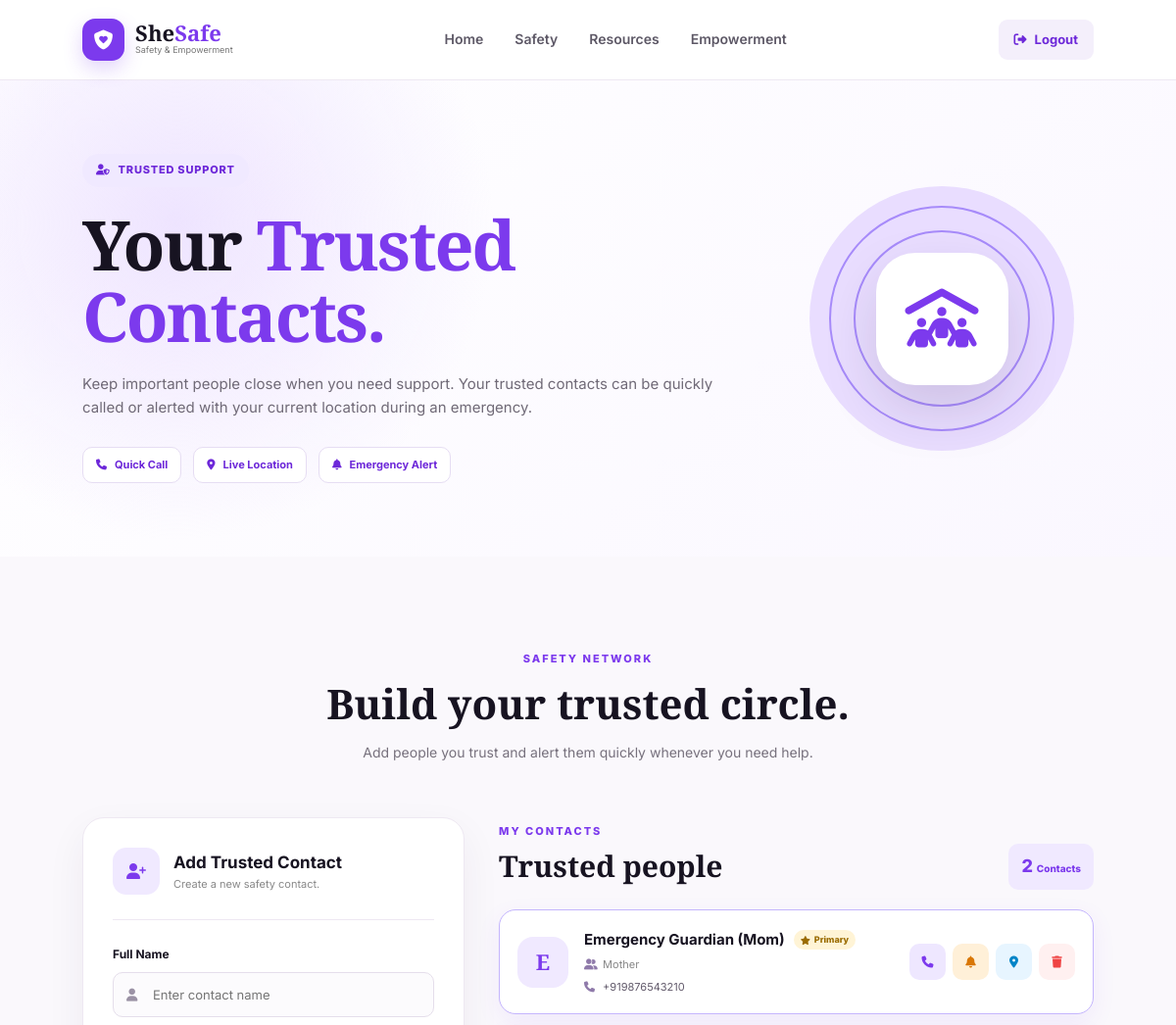
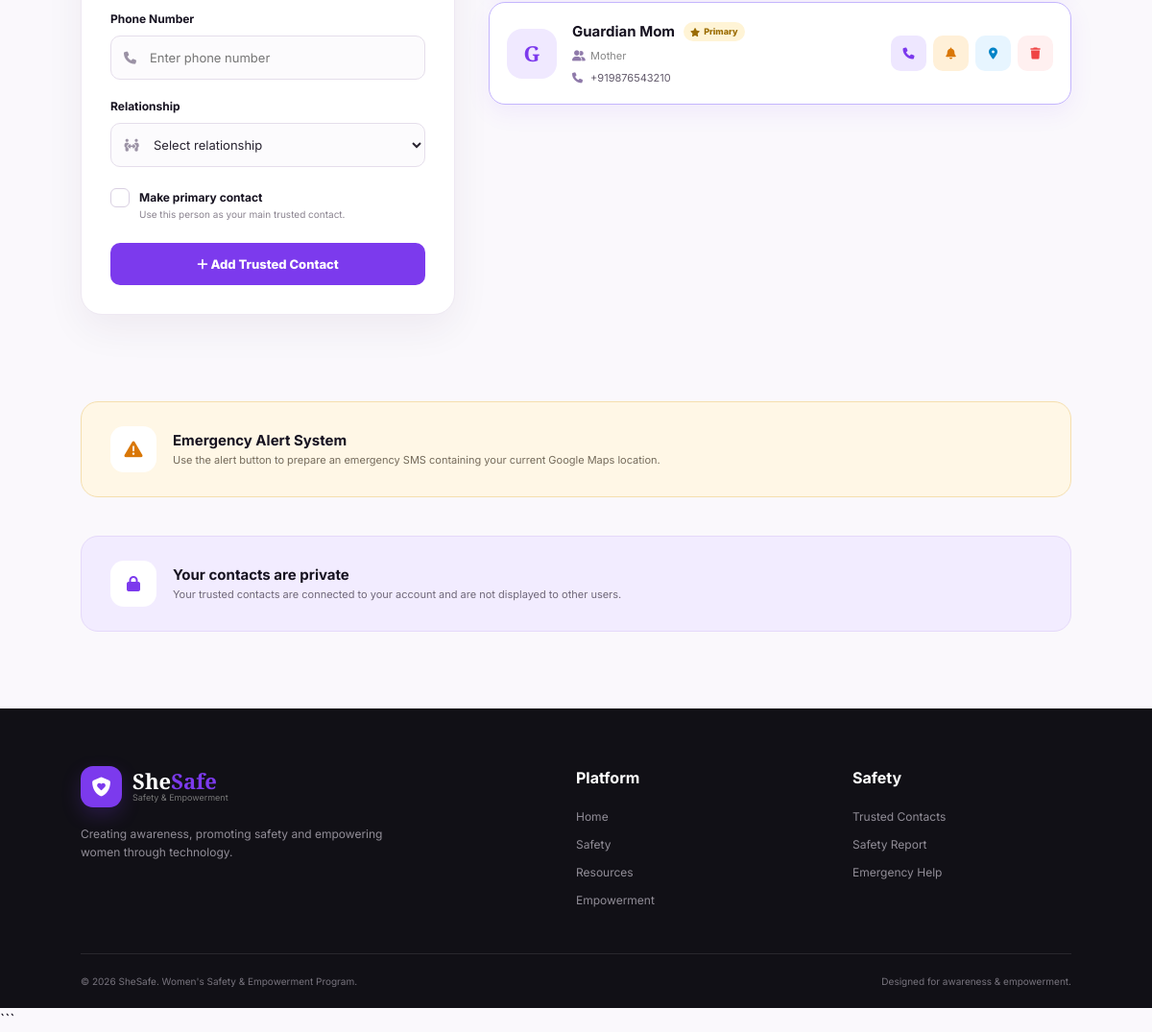
Page /trusted-contacts/ (signed in) on the committed database (2 pictures, top to bottom).
### contacts/models.py (models this page shows, shortened)
class TrustedContact(models.Model):
    RELATIONSHIP_CHOICES = [
        ("parent", "Parent"),
        ("sibling", "Sibling"),
        ("friend", "Friend"),
        ("relative", "Relative"),
        ("guardian", "Guardian"),
        ("other", "Other"),
    ]
    user = models.ForeignKey(
        User,
        on_delete=models.CASCADE,
        related_name="trusted_contacts"
    )
    name = models.CharField(
        max_length=100
    )
    phone = models.CharField(
        max_length=20
    )
    relationship = models.CharField(
        max_length=20,
        choices=RELATIONSHIP_CHOICES
    )
    is_primary = models.BooleanField(
        default=False
    )
    created_at = models.DateTimeField(
        auto_now_add=True
    )

### contacts/views.py (the view)
# urls.py: path("", views.trusted_contacts, name="trusted_contacts"),
@login_required
def trusted_contacts(request):
    contacts = TrustedContact.objects.filter(
        user=request.user
    ).order_by("-is_primary", "name")
    return render(
        request,
        "trusted_contacts.html",
        {
            "contacts": contacts
        }
    )

### templates/trusted_contacts.html (shortened to what this page needs)
<!DOCTYPE html>
<html lang="en">
<head>
    <link
        rel="stylesheet"
        href="https://cdnjs.cloudflare.com/ajax/libs/font-awesome/6.5.2/css/all.min.css">
    <link rel="stylesheet" href="/static/trusted_contacts.css">
</head>
<body>
<header class="navbar">
    <a href="/" class="brand">
        <div class="brand-icon">
            <i class="fa-solid fa-shield-heart"></i>
        </div>
        <div>
            <h2>She<span>Safe</span></h2>
            <small>Safety & Empowerment</small>
        </div>
    </a>
    <nav>
        <a href="/">Home</a>
        <a href="/#safety">Safety</a>
        <a href="{% url 'resources' %}">Resources</a>
        <a href="/#empowerment">Empowerment</a>
    </nav>
    <a href="/logout/" class="logout-btn">
        <i class="fa-solid fa-right-from-bracket"></i>
        Logout
    </a>
</header>
<main>
<section class="page-hero">
    <div class="hero-content">
        <div class="badge">
            <i class="fa-solid fa-user-shield"></i>
            TRUSTED SUPPORT
        </div>
        <h1>
            Your <span>Trusted Contacts.</span>
        </h1>
        <p>
            Keep important people close when you need support.
            Your trusted contacts can be quickly called or alerted
            with your current location during an emergency.
        </p>
        <div class="hero-features">
            <div>
                <i class="fa-solid fa-phone"></i>
                <span>Quick Call</span>
            </div>
            <div>
                <i class="fa-solid fa-location-dot"></i>
                <span>Live Location</span>
            </div>
            <div>
                <i class="fa-solid fa-bell"></i>
                <span>Emergency Alert</span>
            </div>
        </div>
    </div>
    <div class="hero-visual">
        <div class="hero-circle">
            <i class="fa-solid fa-people-roof"></i>
        </div>
    </div>
</section>
<section class="contacts-section">
    <div class="section-heading">
        <span class="mini-title">
            SAFETY NETWORK
        </span>
        <h2>
            Build your trusted circle.
        </h2>
        <p>
            Add people you trust and alert them quickly whenever
            you need help.
        </p>
    </div>
    <div class="contacts-layout">
        <div class="add-contact-card">
            <div class="card-header">
                <div class="header-icon">
                    <i class="fa-solid fa-user-plus"></i>
                </div>
                <div>
                    <h3>
                        Add Trusted Contact
                    </h3>
                    <p>
                        Create a new safety contact.
                    </p>
                </div>
            </div>
            <form
                method="POST"
                action="{% url 'add_contact' %}"
                id="contactForm">
                <div class="form-group">
                    <label for="name">
                        Full Name
                    </label>
                    <div class="input-wrapper">
                        <i class="fa-solid fa-user"></i>
                        <input
                            type="text"
                            id="name"
                            name="name"
                            placeholder="Enter contact name"
                            required>
                    </div>
                </div>
                <div class="form-group">
                    <label for="phone">
                        Phone Number
                    </label>
                    <div class="input-wrapper">
                        <i class="fa-solid fa-phone"></i>
                        <input
                            type="tel"
                            id="phone"
                            name="phone"
                            placeholder="Enter phone number"
                            required>
                    </div>
                </div>
                <div class="form-group">
                    <label for="relationship">
                        Relationship
                    </label>
                    <div class="input-wrapper">
                        <i class="fa-solid fa-people-arrows"></i>
                        <select
                            id="relationship"
                            name="relationship"
                            required>
                            <option value="">
                                Select relationship
                            </option>
                        </select>
                    </div>
                </div>
                <label class="primary-option">
                    <span class="custom-check">
                        <i class="fa-solid fa-check"></i>
                    </span>
                    <span>
                        <strong>
                            Make primary contact
                        </strong>
                        <small>
                            Use this person as your main trusted contact.
                        </small>
                    </span>
                </label>
                <button
                    type="submit"
                    class="add-btn">
                    <i class="fa-solid fa-plus"></i>
                    Add Trusted Contact
                </button>
            </form>
        </div>
        <div class="contact-list-area">
            <div class="list-heading">
                <div>
                    <span class="mini-title">
                        MY CONTACTS
                    </span>
                    <h2>
                        Trusted people
                    </h2>
                </div>
                <div class="contact-count">
                    {{ contacts|length }}
                    <span>
                        Contacts
                    </span>
                </div>
            </div>
            {% if contacts %}
            <div class="contact-list">
                {% for contact in contacts %}
                <div
                    class="contact-card {% if contact.is_primary %}primary-contact{% endif %}"
                    data-id="{{ contact.id }}"
                    data-name="{{ contact.name }}"
                    data-phone="{{ contact.phone }}">
                    <div class="contact-avatar">
                        {{ contact.name|first|upper }}
                    </div>
                    <div class="contact-info">
                        <div class="name-row">
                            <h3>
                                {{ contact.name }}
                            </h3>
                            {% if contact.is_primary %}
                            <span class="primary-badge">
                                <i class="fa-solid fa-star"></i>
                                Primary
                            </span>
                            {% endif %}
                        </div>
                        <span class="relationship">
                            <i class="fa-solid fa-user-group"></i>
                            {{ contact.get_relationship_display }}
                        </span>
                        <a
                            href="tel:{{ contact.phone }}"
                            class="phone">
                            <i class="fa-solid fa-phone"></i>
                            {{ contact.phone }}
                        </a>
                    </div>
                    <div class="contact-actions">
                        <a
                            href="tel:{{ contact.phone }}"
                            class="action-btn call-btn"
                            title="Call {{ contact.name }}">
                            <i class="fa-solid fa-phone"></i>
                        </a>
                        <button
                            type="button"
                            class="action-btn alert-btn"
                            data-id="{{ contact.id }}"
                            data-name="{{ contact.name }}"
                            data-phone="{{ contact.phone }}"
                            title="Emergency Alert">
                            <i class="fa-solid fa-bell"></i>
                        </button>
                        <button
                            type="button"
                            class="action-btn location-btn"
                            data-id="{{ contact.id }}"
                            data-name="{{ contact.name }}"
                            data-phone="{{ contact.phone }}"
                            title="Share Location">
                            <i class="fa-solid fa-location-dot"></i>
                        </button>
                        <form
                            method="POST"
                            action="{% url 'delete_contact' contact.id %}"
                            class="delete-form">
                            <button
                                type="submit"
                                class="action-btn delete-btn"
                                title="Delete">
                                <i class="fa-solid fa-trash"></i>
                            </button>
                        </form>
                    </div>
                </div>
                {% endfor %}
            </div>
            {% endif %}
        </div>
    </div>
</section>
<section class="emergency-info">
    <div class="emergency-info-card">
        <div class="emergency-info-icon">
            <i class="fa-solid fa-triangle-exclamation"></i>
        </div>
        <div>
            <h3>
                Emergency Alert System
            </h3>
            <p>
                Use the alert button to prepare an emergency SMS
                containing your current Google Maps location.
            </p>
        </div>
    </div>
</section>
<section class="privacy-section">
    <div class="privacy-card">
        <div class="privacy-icon">
            <i class="fa-solid fa-lock"></i>
        </div>
        <div>
            <h3>
                Your contacts are private
            </h3>
            <p>
                Your trusted contacts are connected to your account
                and are not displayed to other users.
            </p>
        </div>
    </div>
</section>
</main>
<footer>
    <div class="footer-content">
        <div class="footer-brand">
            <div class="brand">
                <div class="brand-icon">
                    <i class="fa-solid fa-shield-heart"></i>
                </div>
                <div>
                    <h2>
                        She<span>Safe</span>
                    </h2>
                    <small>
                        Safety & Empowerment
                    </small>
                </div>
            </div>
            <p>
                Creating awareness, promoting safety and
                empowering women through technology.
            </p>
        </div>
        <div>
            <h4>
                Platform
            </h4>
            <a href="/">
                Home
            </a>
            <a href="/#safety">
                Safety
            </a>
            <a href="{% url 'resources' %}">
                Resources
            </a>
            <a href="/#empowerment">
                Empowerment
            </a>
        </div>
        <div>
            <h4>
                Safety
            </h4>
            <a href="/trusted-contacts/">
                Trusted Contacts
            </a>
            <a href="/safety-report/">
                Safety Report
            </a>
            <a href="/#contact">
                Emergency Help
            </a>
        </div>
    </div>
    <div class="footer-bottom">
        <p>
            © 2026 SheSafe. Women's Safety & Empowerment Program.
        </p>
        <p>
            Designed for awareness & empowerment.
        </p>
    </div>
</footer>
</body>
</html>

### rows in the picture
TrustedContact: name|first "E", name "Emergency Guardian (Mom)", is_primary True (drawn), relationship "Mother", phone "+919876543210"
TrustedContact: name|first "G", name "Guardian Mom", is_primary True (drawn), relationship "Mother", phone "+919876543210"

### other values in the picture
{{ contacts|length }} "2"
